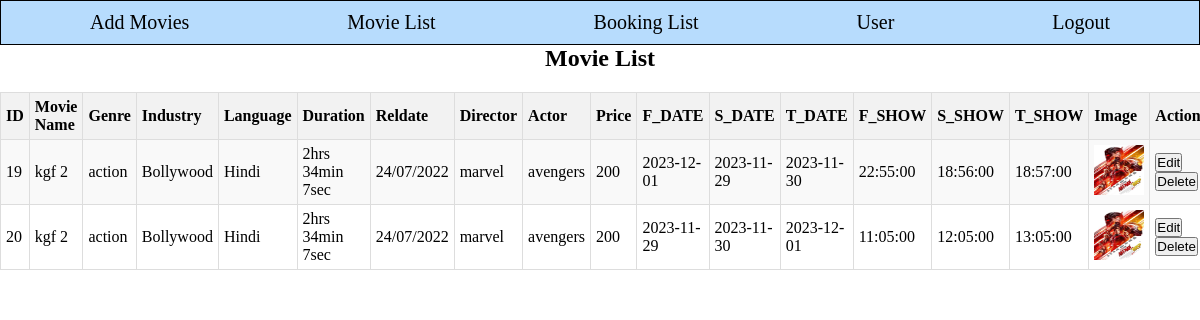
Page /admin/movielist.php (signed in) on the committed database.
### tables this page shows
CREATE TABLE `movie` (
  `id` int(11) NOT NULL,
  `name` varchar(250) NOT NULL,
  `genre` varchar(250) NOT NULL,
  `industry` varchar(250) NOT NULL,
  `language` varchar(250) NOT NULL,
  `release_date` varchar(255) NOT NULL,
  `actor` varchar(250) NOT NULL,
  `description` varchar(250) NOT NULL,
  `price` int(11) NOT NULL,
  `image` varchar(255) NOT NULL,
  `first_date` date NOT NULL,
  `second_date` date NOT NULL,
  `third_date` date NOT NULL,
  `first_show` time NOT NULL,
  `second_show` time NOT NULL,
  `third_show` time NOT NULL,
  `movie_duration` varchar(255) NOT NULL,
  `movie_director` varchar(255) NOT NULL
);

### admin/movielist.php (the view, shortened to what this page needs)
<?php
include 'header.php';
?>
<link rel="stylesheet" href="movielist.css">
<h2 class="h2">Movie List</h2>
<table class="edit-delete-table">
  <tr>
    <th>ID</th>
    <th>Movie Name</th>
    <th>Genre</th>
        <th>Industry</th>
      <th>Language</th>
        <th>Duration</th>
        <th>Reldate</th>
        <th>Director</th>
        <th>Actor</th>
    <th>Price</th>
    <th>F_DATE</th>
    <th>S_DATE</th>
    <th>T_DATE</th>
    <th>F_SHOW</th>
    <th>S_SHOW</th>
    <th>T_SHOW</th>
    <th>Image</th>
    <th>Action</th>
  </tr>
  <?php
  $conn = new mysqli("localhost", "root", "", "movieproject");
  $sql = "SELECT * FROM movie";
  $result = $conn->query($sql);
  if ($result && $result->num_rows > 0) {
    while ($row = $result->fetch_assoc()) {
      $id = $row['id'];
      $name = $row['name'];
      $genre = $row['genre'];
    $industry = $row['industry'];
    $language = $row['language'];
    $duration = $row['movie_duration'];
    $reldate = $row['release_date'];
    $director = $row['movie_director'];
    $actor = $row['actor'];
      $price = $row['price'];
      $image = $row['image'];
      $fdate = $row['first_date'];
      $sdate = $row['second_date'];
      $tdate = $row['third_date'];
      $fshow = $row['first_show'];
      $sshow = $row['second_show'];
      $tshow = $row['third_show'];
      echo "
      <tr>
        <td>$id</td>
        <td>$name</td>
        <td>$genre</td>
        <td>$industry</td>
        <td>$language</td>
        <td>$duration</td>
        <td>$reldate</td>
        <td>$director</td>
        <td>$actor</td>
        <td>$price</td>
        <td>$fdate</td>
        <td>$sdate</td>
        <td>$tdate</td>
        <td>$fshow</td>
        <td>$sshow</td>
        <td>$tshow</td>
        <td ><img src='../../images/$image' style='width: 110px; height: 50px' alt='Movie Poster'></td>
        <td>
          <form action='edit.php' method='POST'>
            <input type='hidden' name='id' value='$id'>
            <input type='submit' class='edit-button' value='Edit'>
          </form>
          <form action='delete.php' method='POST'>
            <input type='hidden' name='id' value='$id'>
            <input type='submit'   class='delete-button' value='Delete'>
          </form>
        </td>
      </tr>
      ";
    }
  } else {
    echo "<tr><td colspan='6'>No movies found</td></tr>";
  }
  ?>
</table>

### admin/header.css (style rules this page uses)
* { padding: 0; margin: 0; }

### admin/movielist.css (style rules this page uses)
h2 { display: flex; justify-content: center; align-items: center; }
.edit-delete-table { width: 100%; border-collapse: collapse; margin-top: 20px; }
.edit-delete-table th, .edit-delete-table td { border: 1px solid #ddd; padding: 5px; text-align: left; }
.edit-delete-table th { background-color: #f2f2f2; }
.edit-delete-table tr:nth-child(even) { background-color: #f9f9f9; }
.edit-delete-table img { max-width: 50px; max-height: 50px; }

### rows in the picture
movie: id "19", name "kgf 2", genre "action", industry "Bollywood", language "Hindi", movie_duration "2hrs 34min 7sec", release_date "24/07/2022", movie_director "marvel", actor "avengers", price "200", first_date "2023-12-01", second_date "2023-11-29", third_date "2023-11-30", first_show "22:55:00", second_show "18:56:00", third_show "18:57:00", image (picture)
movie: id "20", name "kgf 2", genre "action", industry "Bollywood", language "Hindi", movie_duration "2hrs 34min 7sec", release_date "24/07/2022", movie_director "marvel", actor "avengers", price "200", first_date "2023-11-29", second_date "2023-11-30", third_date "2023-12-01", first_show "11:05:00", second_show "12:05:00", third_show "13:05:00", image (picture)
